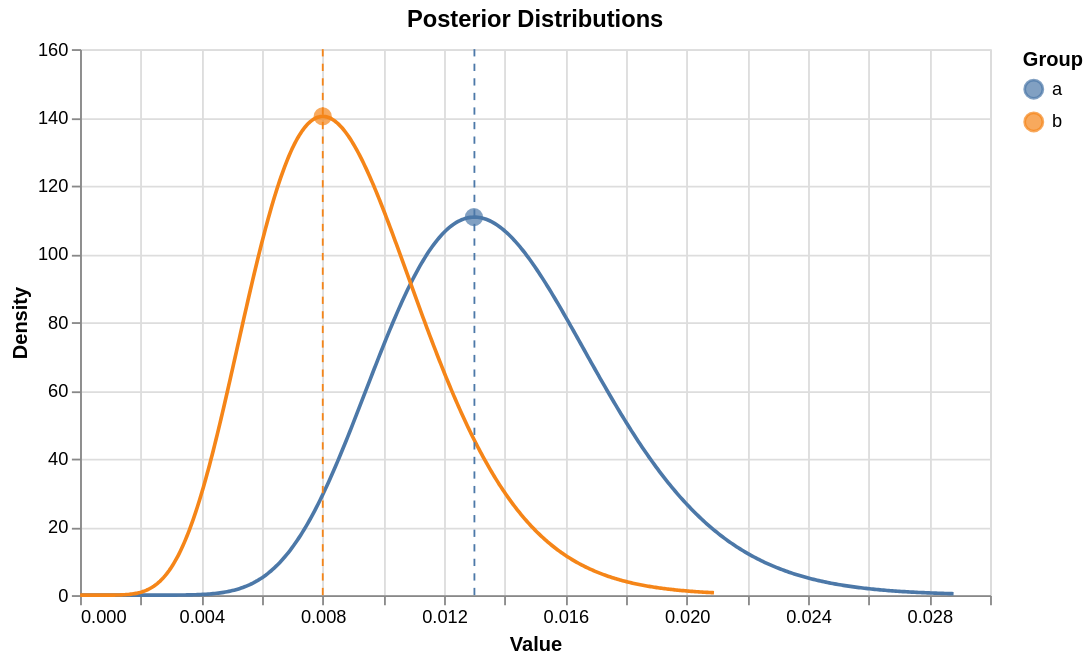

Notebook code for this chart:
### Code cell
x_a, pdf_a, map_a, map_density_a = beta_posterior_pdf(
    group_a, prior_alpha_a, prior_beta_a
)
x_b, pdf_b, map_b, map_density_b = beta_posterior_pdf(
    group_b, prior_alpha_b, prior_beta_b
)

posterior_df = pl.concat(
    [
        pl.DataFrame({"group": "a", "x": x_a, "density": pdf_a}),
        pl.DataFrame({"group": "b", "x": x_b, "density": pdf_b}),
    ]
)

map_df = pl.DataFrame(
    {
        "group": ["a", "b"],
        "x": [map_a, map_b],
        "density": [map_density_a, map_density_b],
    }
)

sample_mean_a = group_a.mean()
sample_mean_b = group_b.mean()

sample_mean_df = pl.DataFrame(
    {"group": ["a", "b"], "x": [sample_mean_a, sample_mean_b]}
)

lines = (
    alt.Chart(posterior_df)
    .mark_line()
    .encode(
        x=alt.X("x:Q", title="Value"),
        y=alt.Y("density:Q", title="Density"),
        color=alt.Color("group:N", title="Group"),
    )
)

points = (
    alt.Chart(map_df)
    .mark_point(size=100, filled=True)
    .encode(x="x:Q", y="density:Q", color="group:N")
)

sample_means = (
    alt.Chart(sample_mean_df)
    .mark_rule(strokeDash=[4, 4])
    .encode(x="x:Q", color="group:N")
)

(lines + points + sample_means).properties(
    width=500, height=300, title="Posterior Distributions"
)

### Figure 1 — Vega specification as saved in the notebook (floating-point values rounded to 4 significant figures; data arrays with more than 128 entries replaced by an {"elided": "..."} marker saying what was removed)
{"$schema": "https://vega.github.io/schema/vega/v6.json", "axes": [{"aria": false, "domain": false, "grid": true, "gridScale": "y", "labels": false, "maxExtent": 0, "minExtent": 0, "orient": "bottom", "scale": "x", "tickCount": {"signal": "ceil(width/40)"}, "ticks": false, "zindex": 0}, {"aria": false, "domain": false, "grid": true, "gridScale": "x", "labels": false, "maxExtent": 0, "minExtent": 0, "orient": "left", "scale": "y", "tickCount": {"signal": "ceil(height/40)"}, "ticks": false, "zindex": 0}, {"grid": false, "labelFlush": true, "labelOverlap": true, "orient": "bottom", "scale": "x", "tickCount": {"signal": "ceil(width/40)"}, "title": "Value", "zindex": 0}, {"grid": false, "labelOverlap": true, "orient": "left", "scale": "y", "tickCount": {"signal": "ceil(height/40)"}, "title": "Density", "zindex": 0}], "background": "transparent", "data": [{"name": "source_0", "values": {"elided": "1000 records"}}, {"name": "source_1", "values": [{"density": 110.8, "group": "a", "x": 0.01298}, {"density": 140.3, "group": "b", "x": 0.007999}]}, {"name": "source_2", "values": [{"group": "a", "x": 0.013}, {"group": "b", "x": 0.008}]}, {"name": "source_0_color_domain_group_0", "values": [{"group": "a"}, {"group": "b"}]}, {"name": "source_1_color_domain_group_1", "values": [{"group": "a"}, {"group": "b"}]}, {"name": "source_2_color_domain_group_2", "values": [{"group": "a"}, {"group": "b"}]}], "height": 300, "legends": [{"encode": {"symbols": {"update": {"opacity": {"value": 0.7}}}}, "fill": "color", "stroke": "color", "symbolType": "circle", "title": "Group"}], "marks": [{"encode": {"update": {"height": {"field": {"datum": null, "group": "height", "parent": null, "signal": null}}, "width": {"field": {"datum": null, "group": "width", "parent": null, "signal": null}}}}, "from": {"facet": {"data": "source_0", "groupby": ["group"], "name": "faceted_path_layer_0_main"}}, "marks": [{"encode": {"update": {"defined": {"signal": "isValid(datum[\"x\"]) && isFinite(+datum[\"x\"]) && isValid(datum[\"density\"]) && isFinite(+datum[\"density\"])"}, "stroke": {"field": "group", "scale": "color"}, "x": {"field": "x", "scale": "x"}, "y": {"field": "density", "scale": "y"}}}, "from": {"data": "faceted_path_layer_0_main"}, "name": "layer_0_marks", "sort": {"field": "x"}, "style": ["line"], "type": "line"}], "name": "layer_0_pathgroup", "type": "group"}, {"encode": {"update": {"fill": {"field": "group", "scale": "color"}, "opacity": {"value": 0.7}, "size": {"value": 100}, "x": {"field": "x", "scale": "x"}, "y": {"field": "density", "scale": "y"}}}, "from": {"data": "source_1"}, "name": "layer_1_marks", "style": ["point"], "type": "symbol"}, {"encode": {"update": {"stroke": {"field": "group", "scale": "color"}, "strokeDash": {"value": [4, 4]}, "x": {"field": "x", "scale": "x"}, "y": {"value": 0}, "y2": {"field": {"datum": null, "group": "height", "parent": null, "signal": null}}}}, "from": {"data": "source_2"}, "name": "layer_2_marks", "style": ["rule"], "type": "rule"}], "padding": 5, "scales": [{"domain": {"fields": [{"data": "source_0", "field": "x"}, {"data": "source_1", "field": "x"}, {"data": "source_2", "field": "x"}]}, "name": "x", "nice": true, "range": [0, {"signal": "width"}], "type": "linear", "zero": false}, {"domain": {"fields": [{"data": "source_0", "field": "density"}, {"data": "source_1", "field": "density"}]}, "name": "y", "nice": true, "range": [{"signal": "height"}, 0], "type": "linear", "zero": true}, {"domain": {"fields": [{"data": "source_0_color_domain_group_0", "field": "group"}, {"data": "source_1_color_domain_group_1", "field": "group"}, {"data": "source_2_color_domain_group_2", "field": "group"}], "sort": true}, "name": "color", "range": "category", "type": "ordinal"}], "style": "cell", "title": {"frame": "group", "text": "Posterior Distributions"}, "usermeta": {"embedOptions": {}}, "width": 500}
